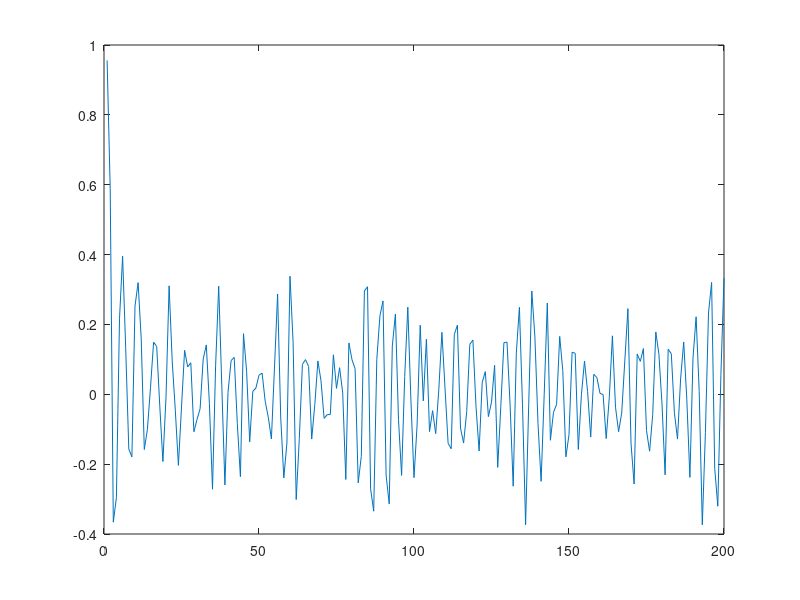

The MATLAB source for this figure:
clc;clear;close all;

f1 = 100;
f2 = 90;
fs = 2.048e6;
phi = pi/4;

time_ms = 1000;

n = time_ms*1e-3*fs;
t = 1:1:n;
SNR = -10;% unit db
noise_power = 10^-(SNR/10);
n_I = 0.707*noise_power*randn(1,n);
n_Q = 0.707*noise_power*randn(1,n);
ifdata = exp(j*(2*pi*f1/fs*t+phi))+complex(n_I,n_Q);

phd_old = 0;
BB_data = zeros(1,time_ms);
BN = 16;
c1 = (BN/0.53)^2;
c2 = 1.414*BN/0.53;
local_phase = 0;

integrate_time = 5; %unit ms
for m =1:1:time_ms/integrate_time
    for x =1:1:1e-3*fs*integrate_time
        local_phase = local_phase + 2*pi*f2/fs;
        BB_data(m) = BB_data(m) + ifdata((m-1)*integrate_time*fs*1e-3 + x) * exp(-j*local_phase);
    end    
    phd(m) = angle(BB_data(m));      
    freq_change = phd(m)*integrate_time*1e-3*c1 + (phd(m) - phd_old)*c2;%
    f2 = f2 + freq_change;
    phd_old = phd(m);
end
plot(phd)